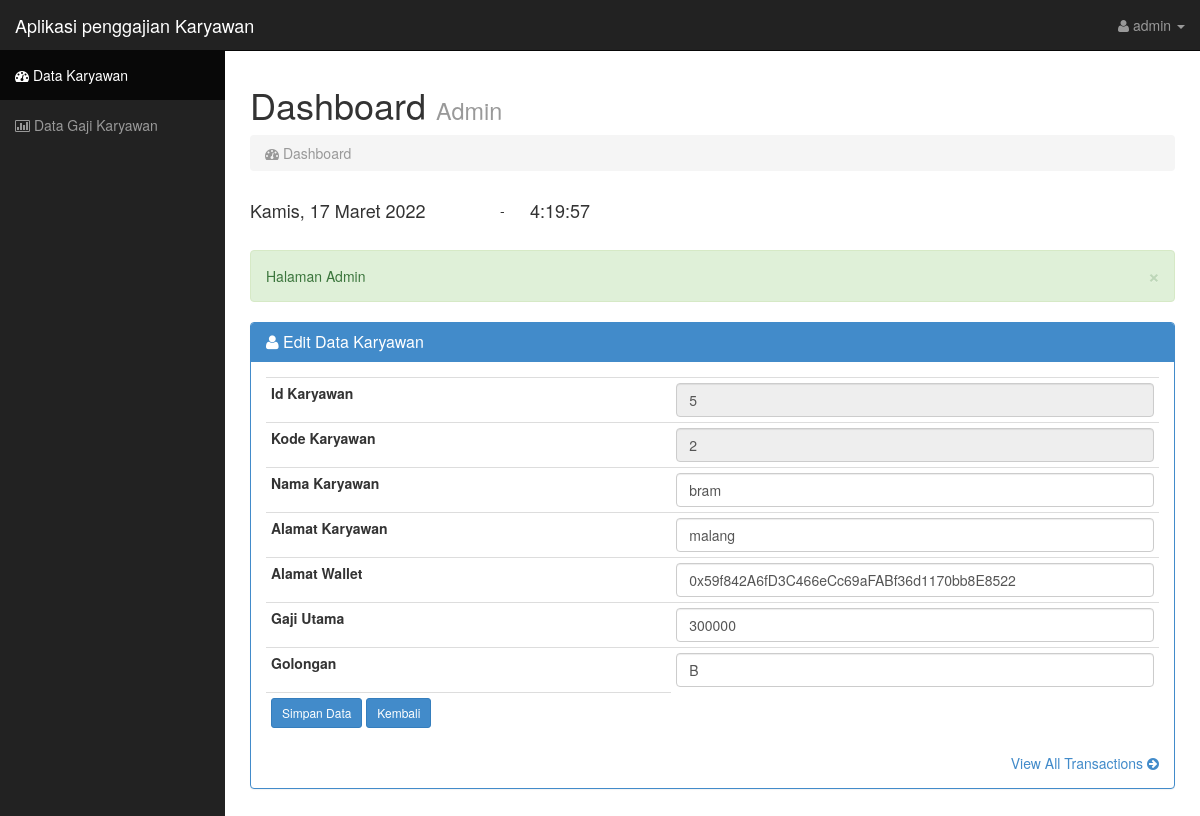
The page /admin/edit.php?hal=edit&kd=5 (signed in) on the database its author committed.
### tables this page shows
CREATE TABLE `karyawan` (
  `kary_id` int(10) NOT NULL,
  `kode_kar` varchar(10) NOT NULL,
  `nama_kar` varchar(30) NOT NULL,
  `alamat_kar` varchar(80) NOT NULL,
  `no_rek` varchar(200) NOT NULL,
  `gaji_utama` decimal(10,0) NOT NULL,
  `gol_kar` varchar(10) NOT NULL
);

### admin/edit.php (the view, shortened to what this page needs)
<?php
if (empty($_SESSION['username'])){
	echo "<script>alert('Anda belum mempunyai hak akses.'); window.location = '../index.html'</script>";
} else {
?>
<!DOCTYPE html>
<html lang="en">
  <head>
    <link href="css/bootstrap.css" rel="stylesheet">
    <link href="css/sb-admin.css" rel="stylesheet">
    <link rel="stylesheet" href="font-awesome/css/font-awesome.min.css">
    <link rel="stylesheet" href="http://cdn.oesmith.co.uk/morris-0.4.3.min.css">
  </head>
  <body>
    <div id="wrapper">
      <nav class="navbar navbar-inverse navbar-fixed-top" role="navigation">
        <div class="navbar-header">
          <a class="navbar-brand" href="index.html">Aplikasi penggajian Karyawan</a>
        </div>
        <div class="collapse navbar-collapse navbar-ex1-collapse">
          <ul class="nav navbar-nav side-nav">
            <li class="active"><a href="index.php"><i class="fa fa-dashboard"></i> Data Karyawan</a></li>
            <li><a href="tampilgajiaja.php"><i class="fa fa-bar-chart-o"></i> Data Gaji Karyawan</a></li>
          </ul>
          <ul class="nav navbar-nav navbar-right navbar-user">
            <li class="dropdown user-dropdown">
              <a href="#" class="dropdown-toggle" data-toggle="dropdown"><i class="fa fa-user"></i>
              <?php
              echo $_SESSION['username'];
               ?>
              <b class="caret"></b></a>
            </li>
          </ul>
        </div>
      </nav>
<?php } ?>
      <div id="page-wrapper">
        <div class="row">
          <div class="col-lg-12">
            <h1>Dashboard <small>Admin </small></h1>
            <ol class="breadcrumb">
              <li class="active"><i class="fa fa-dashboard"></i> Dashboard</li>
            </ol>
            <table width="900">
            <tr>
            <td width="250"><div class="Tanggal"><h4><script language="JavaScript">document.write(tanggallengkap);</script></div></h4></td>
            <td align="left" width="30"> - </td>
            <td align="left" width="620"> <h4><div id="output" class="jam" ></div></h4></td>
            </tr>
            </table>
            <br />
            <div class="alert alert-success alert-dismissable">
              <button type="button" class="close" data-dismiss="alert" aria-hidden="true">&times;</button>
             Halaman Admin
          </div>
        </div>
        <div class="col-lg-12">
            <div class="panel panel-primary">
              <div class="panel-heading">
                <h3 class="panel-title"><i class="fa fa-user"></i> Edit Data Karyawan </h3>
              </div>
              <div class="panel-body">
                 <div class="table-responsive">
                  <?php
$query = mysqli_query($konek,"SELECT * FROM karyawan WHERE kary_id='$_GET[kd]'");
$data  = mysqli_fetch_array($query);
?>
    <form action="update.php" method="post">
    <table class="table table-condensed">
    <tr>
        <td><label for="kary_id">Id Karyawan</label></td>
        <td><input name="kary_id" type="text" class="form-control" id="kary_id" value="<?php echo $data['kary_id'];?>" readonly="readonly"/></td>
      </tr>
      <tr>
        <td><label for="kode_kar">Kode Karyawan</label></td>
        <td><input name="kode_kar" type="text" class="form-control" id="kode_kar" value="<?php echo $data['kode_kar'];?>" readonly="readonly"/></td>
      </tr>
      <tr>
        <td><label for="nama_kar">Nama Karyawan</label></td>
        <td><input name="nama_kar" type="text" class="form-control" id="nama_kar" value="<?php echo $data['nama_kar'];?>" required/></td>
      </tr>
      <tr>
        <td><label for="alamat_kar">Alamat Karyawan</label></td>
        <td><input name="alamat_kar" type="text" class="form-control" id="alamat_kar" value="<?php echo $data['alamat_kar'];?>" required/></td>
      </tr>
      <tr>
        <td><label for="no_rek">Alamat Wallet</label></td>
        <td><input name="no_rek" type="text" class="form-control" id="no_rek" value="<?php echo $data['no_rek'];?>" required/></td>
      </tr>
      <tr>
        <td><label for="gaji_utama">Gaji Utama</label></td>
        <td><input name="gaji_utama" type="text" class="form-control" id="gaji_utama" value="<?php echo $data['gaji_utama'];?>" required/></td>
      </tr>
      <tr>
        <td><label for="gol_kar">Golongan</label></td>
        <td><input name="gol_kar" type="text" class="form-control" id="gol_kar" value="<?php echo $data['gol_kar'];?>" required/></td>
      </tr>
      <tr>
        <td><input type="submit" value="Simpan Data"  class="btn btn-sm btn-primary"/>&nbsp;<a href="index.php" class="btn btn-sm btn-primary">Kembali</a></td>
        </tr>
    </table>
    </form>
                   </div>
                <div class="text-right">
                  <a href="#"  data-toggle="tooltip" class="tip-bottom" data-original-title="Tooltip Dibawah">View All Transactions <i class="fa fa-arrow-circle-right"></i></a>
                </div>
              </div>
            </div>
          </div>
        </div>
      </div>
    </div>
  </body>
</html>

### admin/css/sb-admin.css (style rules this page uses)
body { margin-top: 50px; }
#wrapper { padding-left: 0; }
#page-wrapper { width: 100%; padding: 5px 15px; }
@media (min-width:768px) { #wrapper { padding-left: 225px; } }
@media (min-width:768px) { #page-wrapper { padding: 15px 25px; } }
@media (min-width:768px) { .side-nav { margin-left: -225px; left: 225px; width: 225px; position: fixed; top: 50px; height: 100%; border-radius: 0; border: none; background-color: #222222; overflow-y: auto; } }
@media (min-width:768px) { .side-nav>li>a { width: 225px; } }
@media (min-width:768px) { .navbar-collapse { padding-left: 15px !important; padding-right: 15px !important; } }

### rows shown on the page
karyawan: kary_id "5", kode_kar "2", nama_kar "bram", alamat_kar "malang", no_rek "0x59f842A6fD3C466eCc69aFABf36d1170bb8E8522", gaji_utama "300000", gol_kar "B"

### other values the page prints
$_SESSION['username'] "admin"
